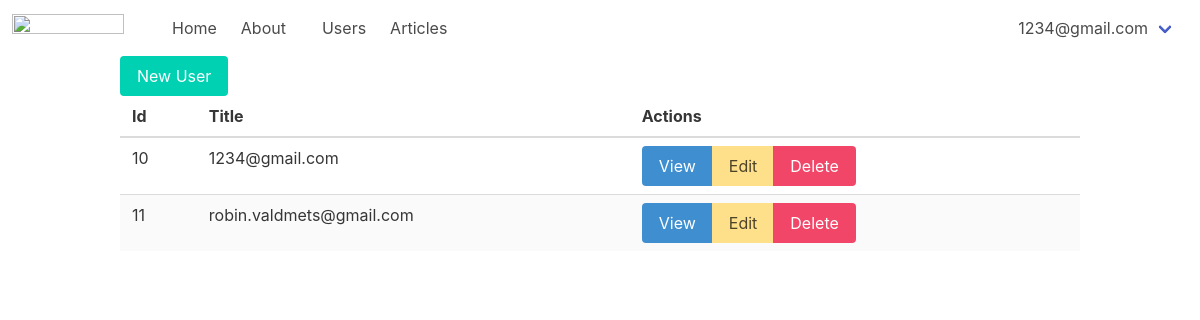
The app's page /admin/users (signed in) with its own data.
### tables this page shows
CREATE TABLE users
(
    id       integer
        primary key autoincrement,
    email    text not null
        unique,
    password text not null
);

### helpers.php (called while the page is built, shortened)
<?php
function view($viewName, $vars = []){
    extract($vars);
    include __DIR__ . "/views/$viewName.php";
}
function auth(){
    return User::auth();
}

### src/Controllers/UserController.php (called while the page is built, shortened)
<?php
class UserController {
    public function index(){
        $users = User::all();
        view('users/index', compact('users'));
    }
}

### src/DB.php (called while the page is built, shortened)
<?php
class DB {
    private $conn;
    public function __construct(){
        try {
            $this->conn = new PDO("sqlite:db.sqlite");
            $this->conn->setAttribute(PDO::ATTR_ERRMODE, PDO::ERRMODE_EXCEPTION);
        } catch(PDOException $e) {
            echo "Connection failed: " . $e->getMessage();
        }
    }
    public function all($table, $class){
        $stmt = $this->conn->prepare("SELECT * FROM $table");
        $stmt->execute();
        return $stmt->fetchAll();
    }
    public function find($table, $class, $id){
        $stmt = $this->conn->prepare("SELECT * FROM $table WHERE id = $id");
        $stmt->execute();
        return $stmt->fetch();
    }
}

### src/Models/Model.php (called while the page is built, shortened)
<?php
class Model {
    public static $table;
    public static function all(){
        $db = new DB();
        return $db -> all(static::$table, static::class);
    }
    public static function find($id){
        $db = new DB();
        return $db -> find(static::$table, static::class, $id);
    }
}

### src/Models/User.php (called while the page is built, shortened)
<?php
class User extends Model{
    public static function auth(){
        if(isset($_SESSION['user'])){
            $user = self::find($_SESSION['user']);
            if($user){
                return $user;
            }
        }
        return false;
    }
}

### views/users/index.php (the view)
<?php include __DIR__ . '/../partials/header.php' ?>
    <div class="container">
        <a href="/admin/users/new" class="button is-primary">New User</a>
        <table class="table is-striped is-fullwidth">
        <thead>
            <th>
                Id
            </th>
            <th>
                Title
            </th>
            <th>
                Actions
            </th>
        </thead>
                <tbody>
                    <?php foreach ($users as $user):?>
                    <tr>
                        <td><?=$user->id?></td>
                        <td><?=$user->email?></td>
                        <td>
                            <div class="buttons has-addons">
                                <a class="button is-info" href="/admin/users/view?id=<?=$user->id?>">View</a>
                                <a class="button is-warning" href="/admin/users/edit?id=<?=$user->id?>">Edit</a>
                                <a class="button is-danger" href="/admin/users/delete?id=<?=$user->id?>">Delete</a>
                            </div>
                        </td>
                    </tr>
                    <?php endforeach; ?>
                </tbody>
            </table>
    </div>
<?php include __DIR__ . '/../partials/footer.php' ?>

### views/partials/nav.php (shortened to what this page needs)
<nav class="navbar" role="navigation" aria-label="main navigation">
  <div class="navbar-brand">
    <a class="navbar-item" href="/">
      <img src="https://media.discordapp.net/attachments/905786532764467240/1154953166035624006/window_sticker.png?ex=65459ef4&is=653329f4&hm=a5a7f0146ed8cc4ca1bb53b2c5f3f9223319bfd49824668a6f5891b837203c15&=&width=882&height=232" width="112" height="28">
    </a>
  </div>
  <div id="navbarBasicExample" class="navbar-menu">
    <div class="navbar-start">
      <a class="navbar-item" href="/">
      </a>
      <a class="navbar-item" href="/">
        Home
      </a>
      <a class="navbar-item" href="/about">
        About
      </a>
        <div class="navbar-item">
          <a class="navbar-item" href="/admin/users">
            Users
          </a>
          <a class="navbar-item" href="/admin/articles">
            Articles
          </a>
        </div>
      </div>
    </div>
    <div class="navbar-end">
      <div class="navbar-item">
        <?php if(auth()): ?>
          <div class="navbar-item has-dropdown is-hoverable">
            <a class="navbar-link">
              <?=auth()->email?>
            </a>
          </div>
        <?php endif; ?>
      </div>
    </div>
</nav>

### records on screen
users: email "1234@gmail.com", id "10"
users: id "11", email "robin.valdmets@gmail.com"
